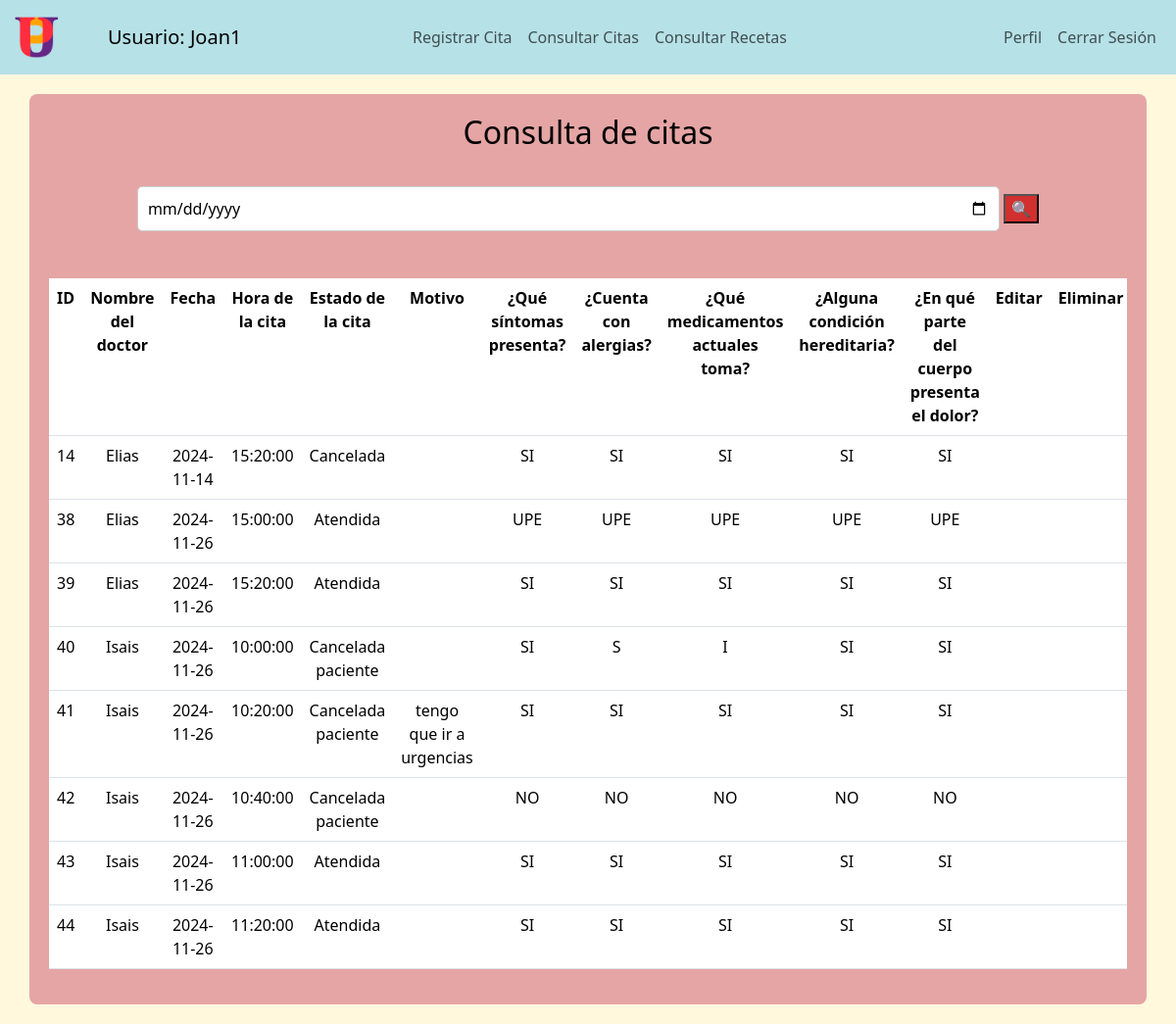
/index.php?accion=consultarCitas (signed in), run on the app's committed database.
### tables this page shows
CREATE TABLE `cita` (
  `idCita` int NOT NULL AUTO_INCREMENT COMMENT 'Llave primaria de la tabla cita',
  `Doctor_idDoctor` int NOT NULL COMMENT 'Llave foranea de la tabla doctor',
  `Paciente_idPaciente` int NOT NULL COMMENT 'Llave foranea de la tabla paciente',
  `Fecha_Cita` date NOT NULL COMMENT 'Fecha programada para la cita medica',
  `Hora` time NOT NULL COMMENT 'Hora programada para la cita',
  `Estado_Cita` varchar(45) NOT NULL COMMENT 'Estado en la cual se encuentra la cita (Cancelada,Pendiente,Aceptada o Terminada)',
  `motivo_cancelacion` varchar(150) DEFAULT NULL,
  PRIMARY KEY (`idCita`,`Doctor_idDoctor`,`Paciente_idPaciente`),
  KEY `fk_Cita_Doctor_idx` (`Doctor_idDoctor`),
  KEY `fk_Cita_Paciente1_idx` (`Paciente_idPaciente`),
  CONSTRAINT `fk_Cita_Doctor` FOREIGN KEY (`Doctor_idDoctor`) REFERENCES `doctor` (`idDoctor`),
  CONSTRAINT `fk_Cita_Paciente1` FOREIGN KEY (`Paciente_idPaciente`) REFERENCES `paciente` (`idPaciente`)
);

CREATE TABLE `doctor` (
  `idDoctor` int NOT NULL AUTO_INCREMENT COMMENT 'Llave primaria de la tabla doctor',
  `Nombre` varchar(45) NOT NULL COMMENT 'Nombre de la persona',
  `A_Paterno` varchar(45) NOT NULL COMMENT 'Apellido paterno de la persona',
  `A_Materno` varchar(45) DEFAULT NULL COMMENT 'Apellido materno de la persona',
  `Genero` varchar(45) NOT NULL COMMENT 'Genero de la persona',
  `Cedula` varchar(45) NOT NULL COMMENT 'Numero de cedula profesional del doctor',
  `Usuario` varchar(45) NOT NULL COMMENT 'Nombre de usuario del doctor para iniciar sesion en la plataforma',
  `Contrasenia` varchar(45) NOT NULL COMMENT 'contrasenia para acceder a la plataforma',
  `Especialidad` varchar(45) NOT NULL COMMENT 'Especialidad que estudio el doctor',
  `Telefono` varchar(45) NOT NULL COMMENT 'Numero de telefono del doctor',
  `Horario_Atencion_I` time NOT NULL COMMENT 'Horario de inicio de atencion del doctor\n',
  `Horario_Atencion_F` time NOT NULL COMMENT 'Hora final en la cual termina de atender el doctor',
  `Fecha_Ingreso` date NOT NULL COMMENT 'Fecha de ingreso del doctor a la universidad como doctor',
  `Email` varchar(55) DEFAULT NULL,
  PRIMARY KEY (`idDoctor`)
);

CREATE TABLE `cuestionario` (
  `idCuestionario` int NOT NULL AUTO_INCREMENT COMMENT 'Llave primaria de la tabla cuestionario',
  `Sintomas` varchar(45) NOT NULL COMMENT 'Sintomas que presenta actualmente el paciente',
  `Alergias` varchar(45) NOT NULL COMMENT 'Alergias que contiene el paciente',
  `Medicamentos_Actuales` varchar(45) NOT NULL COMMENT 'Medicamentos que actual consume el paciente',
  `Historial_Medico` varchar(45) NOT NULL COMMENT 'Historial de enfermedades del paciente',
  `Lugar_Dolor` varchar(45) NOT NULL COMMENT 'Parte del cuerpo donde siente dolor',
  PRIMARY KEY (`idCuestionario`)
);

### Modelo/Citas.php (called while the page is built, shortened)
<?php
    class Cita{
        private $conn;
        public function __construct($db){
            $this->conn = $db;
        }
        public function ConsultarCitas($idUsuario){
            $sql= "select * from cita where Paciente_idPaciente=$idUsuario;";
            $resul=mysqli_query($this->conn,$sql);
            return $resul;
        }
    }
?>

### index.php (called while the page is built, shortened)
<?php
include 'Controlador/C_Paciente.php';
include 'Controlador/C_Admi.php';
$controller = null;
if (isset($_SESSION['Tipo'])) {
    switch ($_SESSION['Tipo']) {
        case 'Paciente':
            $controller = new C_Paciente($conn);
            break;
    }
} else {
    $controller = new C_Usuario($conn);
}
$controller->acciones();
?>

### Modelo/Doctor.php (called while the page is built, shortened)
<?php
    class Doctor{
        private $conn;
        public function __construct($db){
            $this->conn = $db;
        }
        public function ConsultarDoctores($idDoctor){
            $sql = "SELECT * FROM doctor where idDoctor=$idDoctor;";
            $result = mysqli_query($this->conn, $sql);
            return $result->fetch_assoc();
        }
    }
?>

### Modelo/Cuestionario.php (called while the page is built, shortened)
<?php
    class Cuestionario{
        private $conn;
        public function __construct($db){
            $this->conn = $db;
        }
        public function ConsultarCuestionario($idCita){
            $sqlTablaCruzada= "select * from cita_has_cuestionario where Cita_idCita=$idCita;";
            $resulCru=mysqli_query($this->conn,$sqlTablaCruzada);
            $rowCru=mysqli_fetch_array($resulCru);
            $sql= "select * from cuestionario where idCuestionario=". $rowCru['Cuestionario_idCuestionario'] .";";
            $resul=mysqli_query($this->conn,$sql);
            return $resul->fetch_assoc();
        }
    }
?>

### Controlador/C_Paciente.php (the view, shortened to what this page needs)
<?php
    include 'Modelo/Citas.php';
    include 'Modelo/Cuestionario.php';
    include 'Modelo/Doctor.php';
    class C_Paciente{
        private $conn;
        public function __construct($db){
            $this->conn = $db;
        }
        public function acciones(){
            $action = isset($_GET['accion']) ? $_GET['accion'] : '';
            switch ($action) {
                case 'consultarCitas':
                    $this->consultarCitas();
                    break;
            }
        }
        private function consultarCitas(){
            $MCitas= new Cita($this->conn);
            $MCuestionario= new Cuestionario($this->conn);
            $MDoctor= new Doctor($this->conn);
            $idUsuario= $_SESSION['idUsuario'];
            $Salida="";
            $ResultCitas=$MCitas->ConsultarCitas($idUsuario);
            while($row = $ResultCitas->fetch_assoc()){
                $ResultCuestionario=$MCuestionario->ConsultarCuestionario($row['idCita']);
                $ResultDoctor=$MDoctor->ConsultarDoctores($row['Doctor_idDoctor']);
                $Salida.="<tr>";
                $Salida.="<td>".$row['idCita']."</td>";
                $Salida.="<td>".$ResultDoctor['Nombre']."</td>";
                $Salida.="<td>".$row['Fecha_Cita']."</td>";
                $Salida.="<td>".$row['Hora']."</td>";
                $Salida.="<td>".$row['Estado_Cita']."</td>";
                $Salida.="<td>".$row['motivo_cancelacion']."</td>";
                $Salida.="<td>".$ResultCuestionario['Sintomas']."</td>";
                $Salida.="<td>".$ResultCuestionario['Alergias']."</td>";
                $Salida.="<td>".$ResultCuestionario['Medicamentos_Actuales']."</td>";
                $Salida.="<td>".$ResultCuestionario['Historial_Medico']."</td>";
                if($row['Estado_Cita']=="Pendiente"){
                $Salida.="<td>".$ResultCuestionario['Lugar_Dolor']."</td>";
                $Salida.="<td><a class='btn btn-primary' href='index.php?accion=actualizarCita&id=".$row['idCita']."'>Modificar</a></td>";
                $Salida.="<td><a href='#' class='btn btn-danger' data-bs-toggle='modal' data-bs-target='#modalCancelar' data-bs-id='".$row['idCita']."'>Cancelar</a></td>";
                $Salida.="</tr>";
                }else{
                    $Salida.="<td>".$ResultCuestionario['Lugar_Dolor']."</td>";
                    $Salida.="<td></td>";
                    $Salida.="<td></td>";
                    $Salida.="</tr>";
                }
            }
            include 'Vista/consultarCitaPaciente.php';
        }
    }
?>

### Static/css/styles.css (style rules this page uses)
body { background-color: rgb(255, 248, 220); }

### data on the page
cita: idCita "14", Doctor_idDoctor.Nombre "Elias", Fecha_Cita "2024-11-14", Hora "15:20:00", Estado_Cita "Cancelada", cuestionario.Sintomas "SI", cuestionario.Alergias "SI", cuestionario.Medicamentos_Actuales "SI", cuestionario.Historial_Medico "SI", cuestionario.Lugar_Dolor "SI"
cita: idCita "38", Doctor_idDoctor.Nombre "Elias", Fecha_Cita "2024-11-26", Hora "15:00:00", Estado_Cita "Atendida", cuestionario.Sintomas "UPE", cuestionario.Alergias "UPE", cuestionario.Medicamentos_Actuales "UPE", cuestionario.Historial_Medico "UPE", cuestionario.Lugar_Dolor "UPE"
cita: idCita "39", Doctor_idDoctor.Nombre "Elias", Fecha_Cita "2024-11-26", Hora "15:20:00", Estado_Cita "Atendida", cuestionario.Sintomas "SI", cuestionario.Alergias "SI", cuestionario.Medicamentos_Actuales "SI", cuestionario.Historial_Medico "SI", cuestionario.Lugar_Dolor "SI"
cita: idCita "40", Doctor_idDoctor.Nombre "Isais", Fecha_Cita "2024-11-26", Hora "10:00:00", Estado_Cita "Cancelada paciente", cuestionario.Sintomas "SI", cuestionario.Alergias "S", cuestionario.Medicamentos_Actuales "I", cuestionario.Historial_Medico "SI", cuestionario.Lugar_Dolor "SI"
cita: idCita "41", Doctor_idDoctor.Nombre "Isais", Fecha_Cita "2024-11-26", Hora "10:20:00", Estado_Cita "Cancelada paciente", motivo_cancelacion "tengo que ir a urgencias", cuestionario.Sintomas "SI", cuestionario.Alergias "SI", cuestionario.Medicamentos_Actuales "SI", cuestionario.Historial_Medico "SI", cuestionario.Lugar_Dolor "SI"
cita: idCita "42", Doctor_idDoctor.Nombre "Isais", Fecha_Cita "2024-11-26", Hora "10:40:00", Estado_Cita "Cancelada paciente", cuestionario.Sintomas "NO", cuestionario.Alergias "NO", cuestionario.Medicamentos_Actuales "NO", cuestionario.Historial_Medico "NO", cuestionario.Lugar_Dolor "NO"
cita: idCita "43", Doctor_idDoctor.Nombre "Isais", Fecha_Cita "2024-11-26", Hora "11:00:00", Estado_Cita "Atendida", cuestionario.Sintomas "SI", cuestionario.Alergias "SI", cuestionario.Medicamentos_Actuales "SI", cuestionario.Historial_Medico "SI", cuestionario.Lugar_Dolor "SI"
cita: idCita "44", Doctor_idDoctor.Nombre "Isais", Fecha_Cita "2024-11-26", Hora "11:20:00", Estado_Cita "Atendida", cuestionario.Sintomas "SI", cuestionario.Alergias "SI", cuestionario.Medicamentos_Actuales "SI", cuestionario.Historial_Medico "SI", cuestionario.Lugar_Dolor "SI"

### other printed values
$nombre "Joan1"
